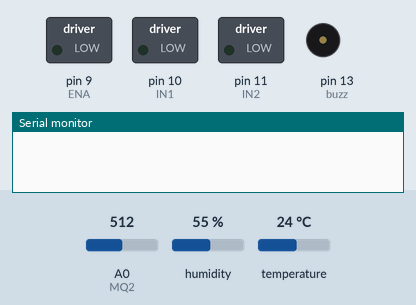
Recording of a sketch running on a simulated Arduino Uno, built with avr-gcc and run on an emulated ATmega328P. On the bench: switched loads named in the sketch (green lamp = pin HIGH), buzzer (waves = sounding, pin HIGH), the last lines printed to the serial monitor. The test bench sets the inputs (shaded band); at power-on: temperature 24 °C, A0 (MQ2) = 512, humidity 55 %. The modem accepts every AT command (registered, SIM ready, sends succeed) and sends nothing else.

Above: at 1.2 s.
1.3 s: temperature set to 27 °C
20.0 s: temperature set to 30 °C
At 26.6 s:
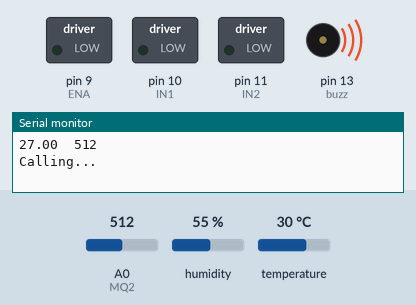
38.7 s: temperature set to 12 °C
At 39.6 s:
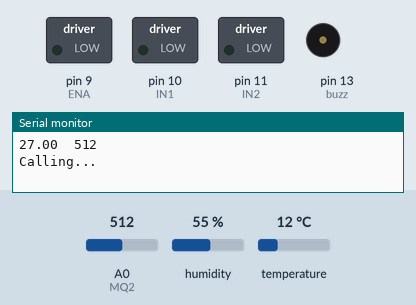
Timing chart, 0 to 41.7 s (numbered marks = the images above; inputs shaded):
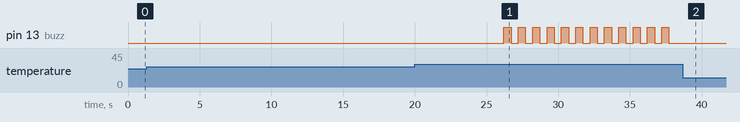

The sketch:

Coolbotics.ino
```cpp
#include <SoftwareSerial.h>
#include "DHT.h"
#define DHT11Pin 2
#define DHTType DHT11
DHT HT(DHT11Pin, DHTType);

uint32_t lastRead = 0;
uint32_t last_check = 0;
uint32_t lastSendData = 0;

int smoke;  // value -> smoke
float temp;
int ENA = 9;
int IN1 = 10;
int IN2 = 11;
int MQ2 = A0;
int buzz = 13;
SoftwareSerial SIM900(7, 8);  // 7 RX; 8TX (Nối chéo chân TX RX)
bool check = true, check1 = true, check2 = true, check3 = true , check4= true , check5 = true;
// check: Đã đến server chưa, check1: Có khói, check2: Nhiệt độ bất thường và có khói không, check4: Chỉ có nhiệt độ cao bất thường, check5: Bề mặt cảm biến nhiệt độ đã nóng đều chưa

void setup() {
  pinMode(IN2, OUTPUT);
  pinMode(IN1, OUTPUT);
  pinMode(ENA, OUTPUT);
  pinMode(buzz, OUTPUT);

  HT.begin();
  Serial.begin(9600);
  SIM900.begin(9600);
}

void message(String str){ // Hết 4 giây
  SIM900.println("AT+CMGF=1");  //Sets the GSM Module in Text Mode
  delay(1000);  // Delay of 1 second
  SIM900.println("AT+CMGS=\"+84916066543\"\r"); // Replace x with mobile number
  delay(1000);
  SIM900.println(str);  // The SMS text you want to send
  delay(100);
  SIM900.println((char)26);  // ASCII code of CTRL+Z
  delay(1000);
}

void warning(int n) { // Hết n giây
  for (int i = 0; i < n; i++) {
    digitalWrite(buzz, HIGH);
    delay(500);
    digitalWrite(buzz, LOW);
    delay(500);
  }
}

void call() { //Hết 8 giây
  // Tắt máy
  SIM900.println("ATD+84916066543;"); // ATDxxxxxxxxxx; -- watch out here for semicolon at the end!!
  Serial.println("Calling..."); // print response over serial port
  delay(5000);
}

void spray() {  // Hết 16 giây
  digitalWrite(IN2, LOW);
  digitalWrite(IN1, HIGH);
  analogWrite(ENA, 200);
  warning(15);
  digitalWrite(IN1, LOW);
  digitalWrite(IN2, LOW);
}

void loop() {
  if (check == true) {
    delay(5000); // N giây là thời gian từ khi bắt đầu đến server đầu tiên
    check = false;
  }

  if (check5 = true) { //Hết 8 giây
    delay(7500); // Cho bề mặt cảm biến nóng đều rồi mới đọc giá trị nhiệt độ
    temp = abs(HT.readTemperature());
    smoke = analogRead(MQ2);
    check5 = false;
  }

  // In các giá trị nhiệt độ và khói ra Serial để kiểm tra
  Serial.print(temp);
  Serial.print("  ");
  Serial.println(smoke);
  delay(500);

  if (temp >= 29 && smoke >= 80 && check2 == true) {  // Nhiệt độ bất thường và có khói
  // Hết 45 giây
      warning(5); // Hết 5 giây
      message("Phong server gap su co chay"); // Hết 4 giây
      delay(5000); // Tránh miss tin nhắn // Hết 5 giây
      call(); // Hết 8 giây
      spray();  // Hết 16 giây
      check2 = false;
  }
  else if (temp >= 29 && smoke < 80 && check4 == true) {  // Nhiệt độ bất thường
  // Hết 30 giây
      message("Phat hien server qua nhiet do"); // Hết 4 giây
      delay(2000);  // Tránh miss tin nhắn // Hết 2 giây
      spray(); // Hết 16 giây
      check4 = false;
  }
  else  if (temp < 29 && smoke >= 80 && check1 == true) {  //  Có khói
  // Hết 36 giây
    message("Phat hien phong server co khoi");  // Tránh miss tin nhắn // Hết 4 giây
    delay(5000); // Hết 5 giây
    call(); // Hết 8 giây
    warning(12); // Hết 12 giây
    check1 = false;
  }

  if (millis() - lastSendData > 65000) {  // Sau khi robot xử lí xong 1 server thì phải reset các biến check -> true
    check1 = true;
    check2 = true;
    check3 = true;
    check4 = true;
    check5 = true;
    lastSendData = millis();
  }
}
```

Measured:
- the behaviour switches between 28 and 29 °C on temperature (found by bisection; images 0 and 1)
- after the input at 38.7 s, pin 13 (buzz): stops changing and stays LOW
